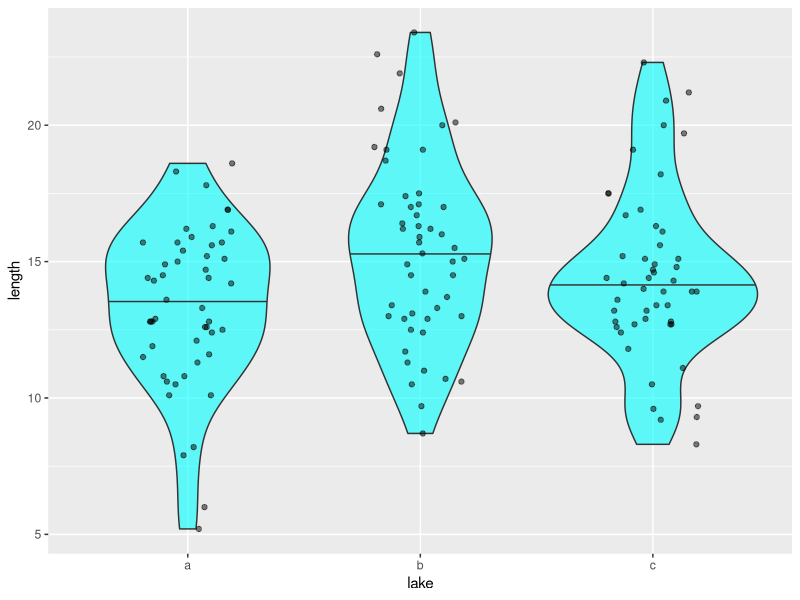
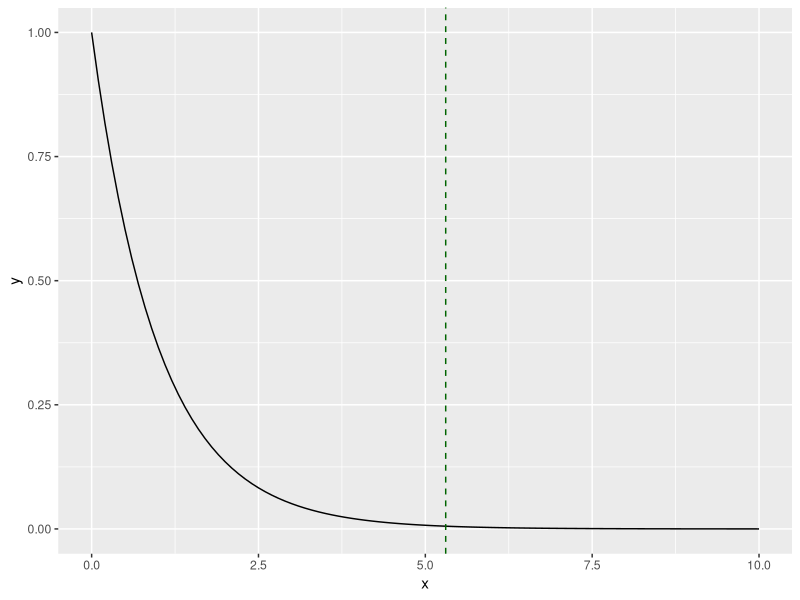

The R source for these figures, in order: (Note: this script raises an error after producing the figures.)
#' ---
#' title: "Set 8"
#' output: html_document
#' date: 2023-10-3
#' author: Jenna Jordan
#' ---

#+ message = FALSE, warning = FALSE
library(tidyverse)
df_anova <- read_csv(here::here("data_raw/data_fish_length_anova.csv"))

distinct(df_anova, lake)

df_anova %>%
  distinct(lake)

unique(df_anova$lake)

df_anova %>%
  ggplot(aes(x = lake,
             y = length)) +
  geom_violin(draw_quantiles = 0.5,
              fill = "cyan",
              alpha = 0.6) +
  geom_jitter(width = 0.2, 
              height = 0, 
              alpha = 0.5)

#anova in R

fit <- aov(formula = length ~ lake, 
    data = df_anova)
fit
summary(fit)

#whole mean

mu <- mean(df_anova$length)

#behind anova

x_a <- df_anova %>%
  filter (lake == "a") %>%
  pull(length)

x_b <- df_anova %>%
  filter (lake == "b") %>%
  pull(length)

x_c <- df_anova %>%
  filter (lake == "c") %>%
  pull(length)

mu_a <- mean(x_a)
mu_b <- mean(x_b)
mu_c <- mean(x_c)

mu_a; mu_b; mu_c

## between-group variability
#calculate sum squared

ss_ga <- (mu_a - mu)^2 * length(x_a)
ss_gb <- (mu_b - mu)^2 * length(x_b)
ss_gc <- (mu_c - mu)^2 * length(x_c)

ss_ga; ss_gb; ss_gc

ss_g <- ss_ga + ss_gb + ss_gc
ss_g

#tidyverse language
# estimate overall mean
mu <- mean(df_anova$length)

# estimate group means and sample size each
df_g <- df_anova %>% 
  group_by(lake) %>% 
  summarize(mu_g = mean(length), # mean for each group
            dev_g = (mu_g - mu)^2, # squared deviation for each group
            n = n()) # sample size for each group

print(df_g)

ss_g <- df_g %>% 
  mutate(ss = dev_g * n) %>%
  pull(ss) %>%
  sum()

print(df_g)

## within-group variability

dev_ia <- (x_a - mu_a)^2

dev_ib <- (x_b - mu_b)^2

dev_ic <- (x_c - mu_c)^2

#sum i

sum(dev_ia)
sum(dev_ib)
sum(dev_ic)

#summation across groups

ss_w <- sum(dev_ia) + sum(dev_ib) + sum(dev_ic)

#tidyverse version of within-group
df_i <- df_anova %>% 
  group_by(lake) %>% 
  mutate(mu_g = mean(length)) %>% # use mutate() to retain individual rows
  ungroup() %>% 
  mutate(dev_i = (length - mu_g)^2) # deviation from group mean for each fish
df_i

#convert variability to SD
var_g <- ss_g / (3-1) #3 lakes minus 1
nrow(df_anova) #number of total individuals - number of groups
var_w <- ss_w / (150 - 3)

f_value <- var_g / var_w #calculation for f value

ss_g; ss_w
var_g; var_w
f_value
summary(fit)

# f distribution

x <- seq(0, 10, by = 0.1)
y <- df(x, df1 = 3-1, df2 = 150 -3) #df1 = df of groups, #df2 = df of individuals

tibble(x = x, y = y) %>% 
  ggplot(aes(x = x,
             y = y)) + 
  geom_line() + # F distribution
  geom_vline(xintercept = f_value, # observed F-statistic
             color = "darkgreen",
             linetype = "dashed") 

# pf() estimate the probability of less than q
# Pr(F0 > F) is 1 - Pr(F0 < F)
p_value <- 1 - pf(q = f_value, df1 = n_g - 1, df2 = nrow(df_anova) - n_g)
print(p_value)


